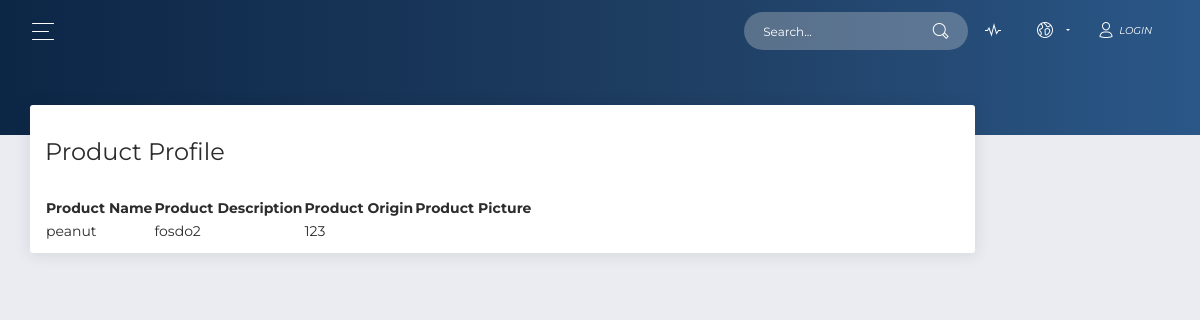
/public/product_public.php, run on an earlier commit of the app's database.
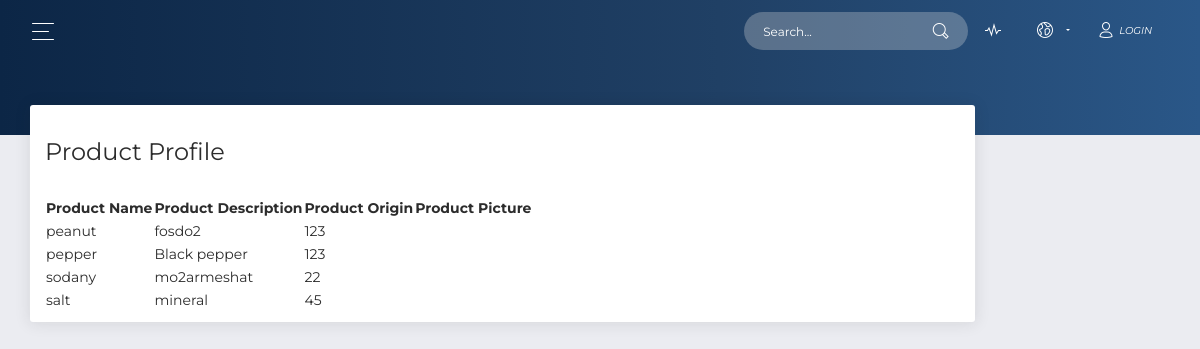
And on a later commit of the database.
### tables this page shows
CREATE TABLE `product` (
  `ID` int(11) NOT NULL,
  `name` varchar(24) NOT NULL,
  `description` text NOT NULL,
  `pic` varchar(24) NOT NULL,
  `origin` int(11) NOT NULL
);

### app/db/dbh.php (called while the page is built, shortened)
<?php
class DBh
{
    private $servername;
    private $username;
    private $password;
    private $dbname;
    private $conn;
    private $result;
    function __construct()
    {
		$this->servername = DB_SERVER;
		$this->username = DB_USER;
		$this->password = DB_PASS;
        $this->dbname = DB_DATABASE;
	}
    public function connect()
    {
        $this->conn = new mysqli($this->servername, $this->username, $this->password, $this->dbname);
        return $this->conn;
    }
    function query($sql)
    {
        if (!empty($sql))
        {
            $this->result = $this->conn->query($sql);
            return $this->result;
        }
        else
        {
            return false;
        }
    }
    function fetchRow($result="")
    {
        if (empty($result))
        {
            $result = $this->result;
        }
        return $result->fetch_assoc();
    }
}
?>

### app/model/model.php (called while the page is built, shortened)
<?php
require_once("../app/db/dbh.php");
abstract class Model
{
    protected $dbh;
    protected $conn;
    public function connect()
    {
        if(null === $this->conn)
        {
            $this->dbh = new Dbh();
        }
        return $this->dbh;
    }
}

### app/model/products_model.php (called while the page is built, shortened)
<?php
require_once(__ROOT__ . "model/model.php");
require_once(__ROOT__ . "model/product_model.php");
class Products extends Model {
	private $products;
	private $db;
	function __construct() {
		$this->fillArray();
	}
	function fillArray() {
		$this->products = array();
		$this->db = $this->connect();
		$result = $this->readProducts();
		while ($row = $result->fetch_assoc()) {
			array_push($this->products, new Product($row["ID"]));
		}
	}
	function getProducts() {
		return $this->products;
	}
	function readProducts(){
		$sql = "SELECT * FROM product ";
		$result = $this->db->query($sql);
		if ($result->num_rows > 0){
			return $result;
		}
		else {
			return false;
		}
	}
}

### app/model/product_model.php (called while the page is built, shortened)
<?php
  require_once(__ROOT__ . "model/model.php");
?>
<?php
class Product extends Model
{
  private $name;
  private $origin;
  private $description;
   function __construct($ID, $name="", $origin="", $description="")
  {
    if(""===$name)
    {
      $this->readProduct($ID);
    }
    else
    {
      $this->origin = $origin;
      $this->description = $description;
    }
  }
  public function getname()
  {
    return $this->name;
  }
  public function getorigin()
  {
    return $this->origin;
  }
  public function getdescription()
  {
    return $this->description;
  }
  function readProduct($ID)
  {
    $sql = "SELECT * FROM product where ID =" .$ID;
    $db = $this->connect();
    $result = $db->query($sql);
    if($result->num_rows == 1)
    {
      $row = $db->fetchRow();
      $this->name = $row["name"];
      $this->description = $row["description"];
      $this->origin = $row["origin"];
    }
    else
    {
      $this->name = "";
      $this->description = "";
      $this->origin = "";
    }
  }
  }
?>

### app/view/view.php (called while the page is built, shortened)
<?php
abstract class View
{
    public function __construct($controller, $model)
    {
        $this->model = $model;
    }
}
?>

### app/view/Product_view.php (the view)
<?php
require_once(__ROOT__ . "view/view.php");
class ViewProduct extends View{
	public function output(){
		$str = "";
		$str.="<table>";
		$str.="<tr><th>Product Name</th><th>Product Description</th><th>Product Origin</th><th>Product Picture</th></tr>";
		foreach($this->model->getProducts() as $Product){
			$str.="<tr>";
			$str.="<td>".$Product->getname() ."  </td> ";
			$str.="<td>" . $Product->getdescription() ."</td> ";
			$str.="<td>" . $Product->getorigin() ."</td> ";
			$str.="</tr>";
		}
		return $str;
	}
}
?>

### public/product_public.php (shortened to what this page needs)
<?php  define('__ROOT__', "../app/");
require_once(__ROOT__ . "model/products_model.php");
require_once(__ROOT__ . "view/Product_view.php");
$model = new Products();
$controller = new ProductController($model);
$view = new ViewProduct($controller, $model);
?>
<!DOCTYPE html>
<html lang="en">
<head>
    <link rel="stylesheet" href="https://use.fontawesome.com/releases/v5.7.1/css/all.css"
>
    <link href="../assets/css/bootstrap.min.css" rel="stylesheet" />
    <link href="../assets/css/now-ui-dashboard.css?v=1.5.0" rel="stylesheet" />
</head>
<body class="">
    <div class="wrapper ">
        <div class="main-panel" id="main-panel">
            <nav class="navbar navbar-expand-lg navbar-transparent  bg-primary  navbar-absolute">
                <div class="container-fluid">
                    <div class="navbar-wrapper">
                        <div class="navbar-toggle">
                            <button type="button" class="navbar-toggler">
                                <span class="navbar-toggler-bar bar1"></span>
                                <span class="navbar-toggler-bar bar2"></span>
                                <span class="navbar-toggler-bar bar3"></span>
                            </button>
                        </div>
                    </div>
                    <div class="collapse navbar-collapse justify-content-end" id="navigation">
                        <form>
                            <div class="input-group no-border">
                                <input type="text" value="" class="form-control" placeholder="Search...">
                                <div class="input-group-append">
                                    <div class="input-group-text"><i class="now-ui-icons ui-1_zoom-bold"></i>
                                    </div>
                                </div>
                            </div>
                        </form>
                        <ul class="navbar-nav">
                            <li class="nav-item">
                                <a class="nav-link" href="#pablo"> <i class="now-ui-icons media-2_sound-wave"></i>
                                </a>
                            </li>
                            <li class="nav-item dropdown">
                                <a class="nav-link dropdown-toggle" id="navbarDropdownMenuLink" data-toggle="dropdown" aria-haspopup="true" aria-expanded="false">
                                    <i class="now-ui-icons location_world"></i>
                                </a>
                            </li>
                            <li class="nav-item">
                                <a class="nav-link" href="login.html">
                                    <i class="now-ui-icons users_single-02"></i>
                                    <i>Login</i>
                                </a>
                            </li>
                        </ul>
                    </div>
                </div>
            </nav>
            <div class="panel-header panel-header-sm">
            </div>
            <div class="content">
                <div class="row">
                    <div class=" col-md-10">
                        <div class="card">
                            <div class="card-header">
                              <h4 class="card-title">Product Profile</h4>
                            </div>
                            <div class="card-body">
                                <?php
                                    echo $view->output();
                                ?>
                            </div>
                        </div>
                    </div>
                </div>
            </div>
        </div>
</body>
</html>

What changed in the data, as far as the page shows it:
added product: name "pepper", description "Black pepper", origin "123"
added product: name "sodany", description "mo2armeshat", origin "22"
added product: name "salt", description "mineral", origin "45"
